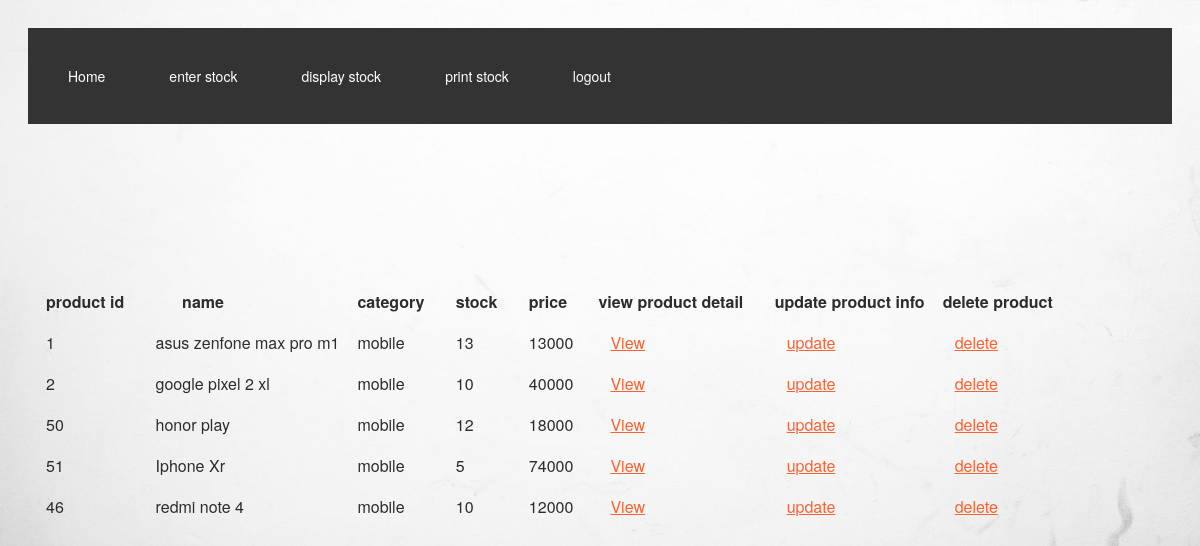
Screenshot of /dis.php with the database file from the repository.
### tables this page shows
CREATE TABLE `stock` (
  `prod_id` int(11) NOT NULL,
  `name` varchar(50) NOT NULL,
  `category` varchar(20) NOT NULL,
  `prod_det` varchar(1000) NOT NULL,
  `number_of_stock` int(11) NOT NULL,
  `prod_price` int(100) NOT NULL,
  `prod_pic1` varchar(500) NOT NULL
);

### dis.php (the view, shortened to what this page needs)
<head>
<link rel="stylesheet" type="text/css" href="style.css">
<link rel="stylesheet" type="text/css" href="style3.css">
<link rel="stylesheet" type="text/css" href="navstyle.css">
<ul>
  <li><a class="active" href="home.php">Home</a></li>
  <li><a href="stock.php">enter stock</a></li>
  <li><a href="dis.php">display stock</a></li>
  <li><a href="display.php">print stock</a></li>
  <li><a href="login.php">logout</a></li>
</ul>
 <?php
                                      include('server.php');
                                      $query = "SELECT * FROM stock ORDER BY name ASC";
                                      $result = mysqli_query($db,$query);
                                      ?>
                                <br>
                                <br>
                                <table id="" class="active">
                                    <tr>
                                      <th>   product id&nbsp &nbsp </th>
                                      <th>   name &nbsp &nbsp &nbsp &nbsp &nbsp &nbsp &nbsp &nbsp &nbsp &nbsp</th>
                                      <th>   category&nbsp &nbsp</th>
                                      <th>   stock&nbsp &nbsp</th>
                                      <th>   price&nbsp &nbsp</th>
                                      <th>   view product detail&nbsp &nbsp</th>
                                      <th>   update product info</th>
                                      <th>   delete product </th>
                                    </tr>
                                        <?php
                                          if($result){
                                            while($res = mysqli_fetch_array($result))  {
                                              echo "<tr></br>";
                                                echo "<td>".$res['prod_id']."</td>";
                                                echo "<td>".$res['name']."</td>";
                                                echo "<td>".$res['category']."</td>";
                                                echo "<td>".$res['number_of_stock']."</td>";
                                                echo "<td>".$res['prod_price']."</td>";
                                              echo "<td><a href=\"product_details.php?prod_id=$res[prod_id]\">    View</a></td>";
                                              echo "<td><a href=\"update.php?prod_id=$res[prod_id]\">   update</a></td>";
                                              echo "<td><a href=\"product_delete.php?prod_id=$res[prod_id]\">   delete</a></td>";
                                              echo "</tr>";
                                            }
                                          }?>
                                </table><br><br><br><br>
<br><br><br><b

### style.css (style rules this page uses)
* { margin: 4; padding: 8; }

### navstyle.css (style rules this page uses)
ul { list-style-type: none; margin: 4; padding: 8; overflow: hidden; background-color: #333; }
li { float: left; }
li a { display: block; color: blue; text-align: center; padding: 14px 16px; text-decoration: none; }

### dis.php (style rules this page uses)
li { float: left; }
li a { display: block; color: white; text-align: center; padding: 14px 16px; text-decoration: none; }

### rows the page displays
stock: prod_id "1", name "asus zenfone max pro m1", category "mobile", number_of_stock "13", prod_price "13000"
stock: prod_id "2", name "google pixel 2 xl", category "mobile", number_of_stock "10", prod_price "40000"
stock: prod_id "50", name "honor play", category "mobile", number_of_stock "12", prod_price "18000"
stock: prod_id "51", name "Iphone Xr", category "mobile", number_of_stock "5", prod_price "74000"
stock: prod_id "46", name "redmi note 4", category "mobile", number_of_stock "10", prod_price "12000"
